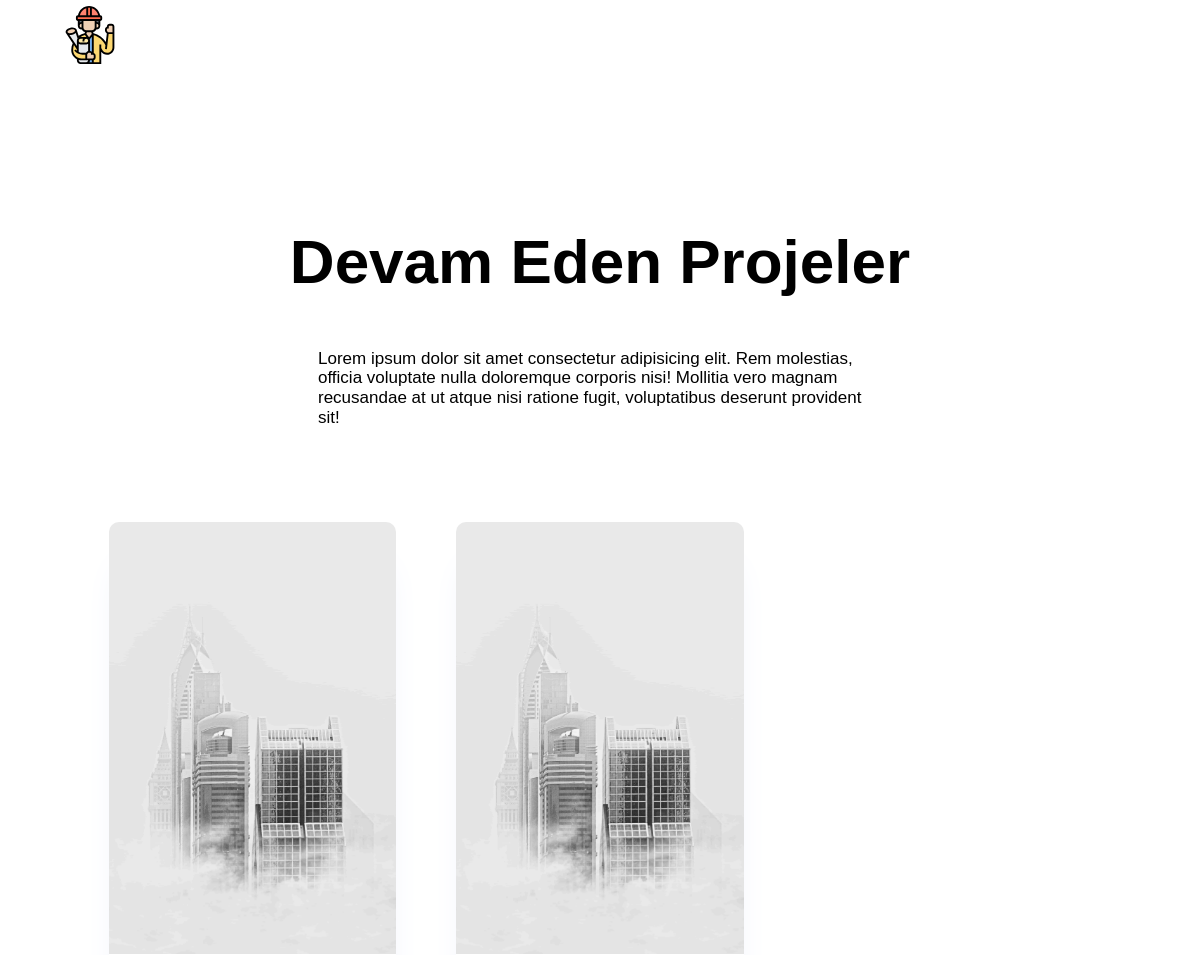
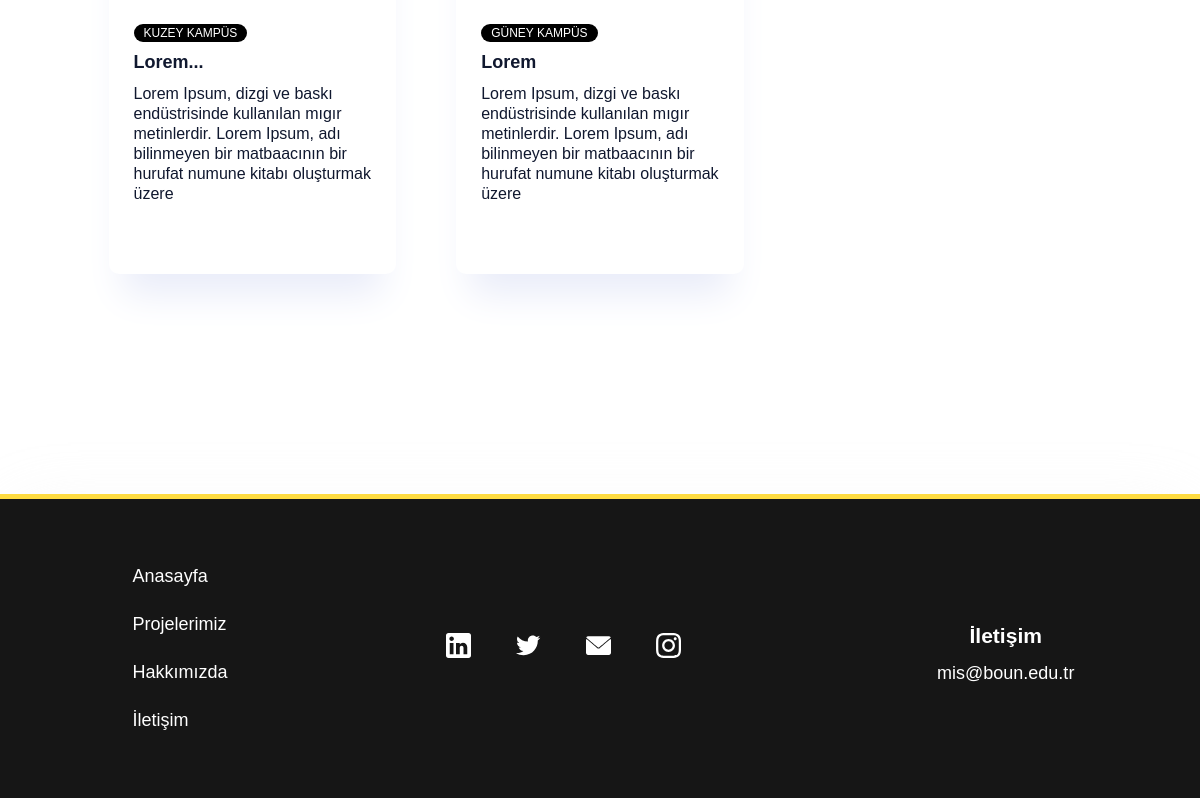
Page /home/project/continue_project/ on the committed database (2 pictures, top to bottom).
### projects/models.py (models this page shows, shortened)
class Projects(models.Model):
  STATUS = (
    ('True', 'Evet'),
    ('False', 'Hayır'),
  ) # açılan combobox tan gelecek. status combobox tan beslenecek
  image = models.ImageField(blank=True, upload_to='images/project')
  color = models.CharField(max_length=10, verbose_name='Color')
  project = models.CharField(max_length=100, verbose_name='Project')
  projectDescription = models.TextField(verbose_name='Project Description')
  city = models.CharField(max_length=100, verbose_name='City')
  status = models.CharField(max_length=10, choices = STATUS)
  create_at = models.DateTimeField(auto_now_add = True)
  update_at = models.DateTimeField(auto_now = True)

### home/models.py (models this page shows, shortened)
class Settings(models.Model):
  logo = models.ImageField(blank=True, upload_to='images/')
  companyName = models.CharField(blank=True,max_length=100,verbose_name='Company Name')
  slogan = models.CharField(blank=True,max_length=100,verbose_name='Slogan')
  instagram = models.CharField(blank=True,max_length=255,verbose_name='Instagram')
  twitter = models.CharField(blank=True,max_length=255, verbose_name='Twitter')
  linkedin = models.CharField(blank=True,max_length=255, verbose_name='Linkedin')
  email = models.CharField(blank=True,max_length=150, verbose_name='Email')
  address = models.CharField(blank=True,max_length=150, verbose_name='Address')
  phone = models.CharField(blank=True,max_length=15, verbose_name='Phone')
  phone2 = models.CharField(blank=True,max_length=15, verbose_name='Phone 2')
  maps = models.CharField(blank=True,max_length=15, verbose_name='Map')

### projects/views.py (the view)
# urls.py: path('continue_project/', views.continueProject, name="continue_project"),
def continueProject(request):
  settings = Settings.objects.get(pk = 1)
  projects = Projects.objects.all().filter(status = False)
  context = {'setting': settings, 'projects': projects}
  return render(request, 'continueProject.html', context)

### templates/continueProject.html
{% extends 'projectbase.html'%}
{% block head %}
  {%include 'head.html' %}
{% endblock %}
{% block project %}
  {%include 'c_Project.html' %}
{% endblock %}

### templates/c_Project.html
{% load static %}
<section class="Project-Detail">
  <div class="project-header">
    <h2>Devam Eden Projeler</h2>
    <p>Lorem ipsum dolor sit amet consectetur adipisicing elit. Rem molestias, officia voluptate nulla doloremque corporis nisi! Mollitia vero magnam recusandae at ut atque nisi ratione fugit, voluptatibus deserunt provident sit!</p>
  </div>
  <div class="project-cards">
    <ul>
      {% for project in projects %}
      <li>
        <a href="#">
          <img src="{{ project.image.url }}" alt="">
          <span class="inner">
          <span class="town" style="--bgcolor: {% if project.color == false %} #000 {% else %} {{project.color}} {% endif %}">{{ project.city }}</span>
            <span class="title">{{ project.project}}</span>
            <span class="description">{{ project.projectDescription }}</span>
          </span>
        </a>
      </li>
      {% endfor %}
    </ul>
  </div>
</section>

### templates/footer.html (shortened to what this page needs)
{% load static %}
    <footer class="footer">
      <div class="navigation">
        <ul>
          <li><a href="{% url 'index' %}#hero-section">Anasayfa</a></li>
          <li><a href="{% url 'index' %}#Projects">Projelerimiz</a></li>
          <li><a href="{% url 'index' %}#About">Hakkımızda</a></li>
          <li><a href="{% url 'index' %}#Contact">İletişim</a></li>
        </ul>
      </div>
      <div class="Footer-social-media">
        {% if setting.linkedin %}
        <a href="{{ setting.linkedin }}">
        </a>
        {% endif %}
        {% if setting.twitter %}
        <a href="{{ setting.twitter }}">
        </a>
        {% endif %}
        <a href="{{ setting.email }}">
        </a>
        {% if setting.instagram %}
        <a href="{{ setting.instagram }}">
        </a>
        {% endif %}
      </div>
      <div class="contact">
        <h3>İletişim</h3>
        <p><a href="mailto:{{ setting.email }}">{{ setting.email}}</a></p>
      </div>
    </footer>

### static/css/base.css (style rules this page uses)
*, *:before, *:after { -webkit-tap-highlight-color: rgba(0,0,0,0);-webkit-font-smoothing: antialiased;text-rendering: optimizeLegibility;-moz-osx-font-smoothing: grayscale;font-feature-settings: 'liga';-webkit-box-sizing: border-box;-moz-box-sizing: border-box;box-sizing: border-box;-webkit-appearance: none;-moz-appearance: none;appearance: none;-webkit-box-shadow: none;-moz-box-shadow: none;box-shadow: none;outline: 0;background: transparent;border: 0;border-style: solid }
p { margin-top: 0;margin-bottom: 0 }
ul { list-style: none;padding-left: 0;margin-top: 0;margin-bottom: 0 }
a { text-decoration: none }

### static/css/style.css (style rules this page uses)
* { margin: 0; padding: 0; box-sizing: border-box; }
html,body { scroll-behavior: smooth; width: 100%; height: 100%; margin: 0; }
body { font-family: 'Open Sans' sans-serif; }
section { width: 100%; }
section.Project-Detail { width: 100%; padding: 140px 0; }
.project-header { background: #fff; border-radius: 12px; margin: 20px auto; color: #000; padding: 15px 36px 60px; display: flex; flex-direction: column; align-items: center; justify-content: center; }
.project-header h2 { font-size: 62px; }
.project-header p { font-size: 17px; line-height: 1.15em; }
.project-cards { max-width: 1065px; margin: 0 auto; padding: 15px 36px 60px; display: flex; align-items: center; justify-content: center; }
.project-cards ul { display: flex; flex-wrap: wrap; margin: 0 -25px; }
.project-cards ul li { padding: 0 30px; width: calc(100%/3); display: flex; margin-bottom: 20px; transition: all 0.5s ease-in-out; }
.project-cards ul li a { background: #fff; border-radius: 10px; }
.project-cards ul li a { display: flex; flex-direction: column; background: #fff; border-radius: 10px; overflow: hidden; box-shadow: 0 34px 36px -14px #E9ECF9; }
.project-cards ul li a > img { width: 100%; }
.project-cards ul li a .inner { padding: 25px 25px 30px; display: flex; flex-direction: column; flex: 1; }
.project-cards ul li a img { background-size: cover; object-fit: cover; }
.project-cards ul li a .inner .town { padding: 2px 10px; border-radius: 10px; background: var(--bgcolor); align-self: flex-start; color: #fff; font-size: 12px; text-transform: uppercase; margin-bottom: 9px; }
.project-cards ul li a .inner .title { font-size: 18px; font-weight: 700; color: #10182f; line-height: 23px; margin-bottom: 10px; }
.project-cards ul li a .inner .description { font-size: 16px; color: #10182f; line-height: 20px; margin-bottom: 40px; }
@media (min-width: 900px) { .project-header p { width: 50%; } }
footer, footer .Footer-social-media { display: flex; align-items: center; }
footer { margin-top: auto; border-top: 5px solid #fedb41; background-color: #161616; box-shadow: 0 10px 76px -12px rgba(234, 234, 235, .4); flex-wrap: wrap; width: 100%; padding: 50px 20px; font-size: 18px; justify-content: space-around; }
footer .navigation ul li { margin: 7px }
footer .contact p, footer .navigation ul li a { display: inline-block; color: #fff; padding: 10px 0; z-index: 1; position: relative; }
footer .contact p::before, footer .navigation ul li a::before { content: ''; height: 2px; position: absolute; bottom: 0; left: 0; background-color: rgba(255, 214, 51, .9); width: 0; transition: 300ms width; z-index: -1; }
footer .Footer-social-media { justify-content: center; }
footer .Footer-social-media a svg { margin-right: 45px; width: 25px; height: 25px; fill: #fff; transition: 300ms all; }
footer .contact, footer .contact p a, footer .contact p:hover, footer .navigation ul li a:hover { color: #fff; }
footer .contact h3 { margin-bottom: 5px; text-align: center; }
footer .contact p { transition: 300ms all; }

### rows in the picture
Projects: image (picture), city "KUZEY KAMPÜS", project "Lorem...", projectDescription "Lorem Ipsum, dizgi ve baskı endüstrisinde kullanılan mıgır metinlerdir. Lorem Ipsum, adı bilinmeyen bir matbaacının bir hurufat numune kitabı oluşturmak üzere"
Projects: image (picture), city "GÜNEY KAMPÜS", project "Lorem", projectDescription "Lorem Ipsum, dizgi ve baskı endüstrisinde kullanılan mıgır metinlerdir. Lorem Ipsum, adı bilinmeyen bir matbaacının bir hurufat numune kitabı oluşturmak üzere"
Settings: email "mis@boun.edu.tr"
